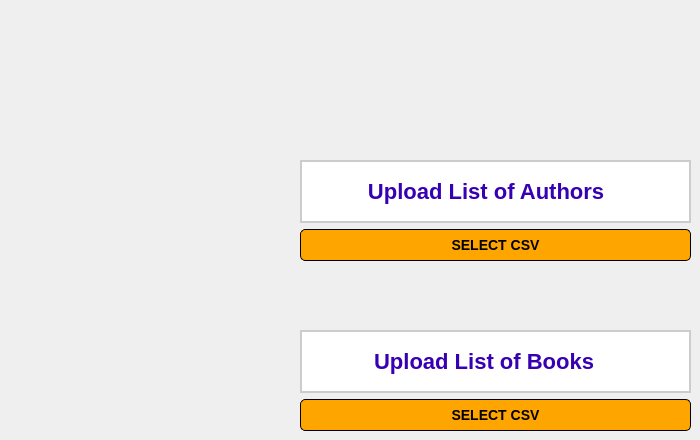
         <widget class="QWidget" name="page_3">
          <widget class="QWidget" name="verticalLayoutWidget">
           <property name="geometry">
            <rect>
             <x>300</x>
             <y>330</y>
             <width>391</width>
             <height>101</height>
            </rect>
           </property>
           <layout class="QVBoxLayout" name="verticalLayout_8">
            <item>
             <widget class="QLabel" name="label">
              <property name="styleSheet">
               <string notr="true">/* Style for QLabel */
QLabel {
    color: #3700B3; /* Text color */
    font-family: Arial, sans-serif; /* Font family */
    font-size: 22px; /* Font size */
    border: 2px solid #CCCCCC; /* Border */
    padding: 5px; /* Padding around the content */
    background-color: #FFFFFF; /* Background color */
	font-weight: 500;
}

/* QLabel when it's disabled */
QLabel:disabled {
    color: #999999; /* Text color for disabled state */
    background-color: #F5F5F5; /* Background color for disabled state */
}

/* QLabel with hover effect */
QLabel:hover {
    background-color: #86fefff5; /* Background color on hover */
}

/* QLabel when clicked (pressed) */
QLabel:pressed {
    background-color: #CCCCCC; /* Background color when clicked */
}
</string>
              </property>
              <property name="text">
               <string>          Upload List of Books</string>
              </property>
             </widget>
            </item>
            <item>
             <widget class="QPushButton" name="bookbtn">
              <property name="styleSheet">
               <string notr="true">/* Style for QPushButton */
QPushButton {
    background-color: #FFA500; /* Orange background color */
    color: #000000; /* Black text color */
    border: 1px solid #000000; /* Black border */
    border-radius: 5px; /* Rounded corners */
    padding: 7px 10px; /* Padding around the button text */
	font-size: 14px;
	font-weight: 500;
}

/* QPushButton when hovered */
QPushButton:hover {
    background-color: #FFD700; /* Lighter orange on hover */
}
</string>
              </property>
              <property name="text">
               <string>SELECT CSV</string>
              </property>
             </widget>
            </item>
           </layout>
          </widget>
          <widget class="QWidget" name="verticalLayoutWidget_3">
           <property name="geometry">
            <rect>
             <x>300</x>
             <y>160</y>
             <width>391</width>
             <height>101</height>
            </rect>
           </property>
           <layout class="QVBoxLayout" name="verticalLayout_7">
            <item>
             <widget class="QLabel" name="label_2">
              <property name="styleSheet">
               <string notr="true">/* Style for QLabel */
QLabel {
    color: #3700B3; /* Text color */
    font-family: Arial, sans-serif; /* Font family */
    font-size: 22px; /* Font size */
    border: 2px solid #CCCCCC; /* Border */
    padding: 5px; /* Padding around the content */
    background-color: #FFFFFF; /* Background color */
	font-weight: 500;

}

/* QLabel when it's disabled */
QLabel:disabled {
    color: #999999; /* Text color for disabled state */
    background-color: #F5F5F5; /* Background color for disabled state */
}

/* QLabel with hover effect */
QLabel:hover {
    background-color: #86fefff5; /* Background color on hover */
}

/* QLabel when clicked (pressed) */
QLabel:pressed {
    background-color: #CCCCCC; /* Background color when clicked */
}
</string>
              </property>
              <property name="text">
               <string>         Upload List of Authors</string>
              </property>
             </widget>
            </item>
            <item>
             <widget class="QPushButton" name="authbtn">
              <property name="styleSheet">
               <string notr="true">/* Style for QPushButton */
QPushButton {
    background-color: #FFA500; /* Orange background color */
    color: #000000; /* Black text color */
    border: 1px solid #000000; /* Black border */
    border-radius: 5px; /* Rounded corners */
    padding: 7px 10px; /* Padding around the button text */
	font-size: 14px;
	font-weight: 500;
}

/* QPushButton when hovered */
QPushButton:hover {
    background-color: #FFD700; /* Lighter orange on hover */
}
</string>
              </property>
              <property name="text">
               <string>SELECT CSV</string>
              </property>
             </widget>
            </item>
           </layout>
          </widget>
         </widget>
